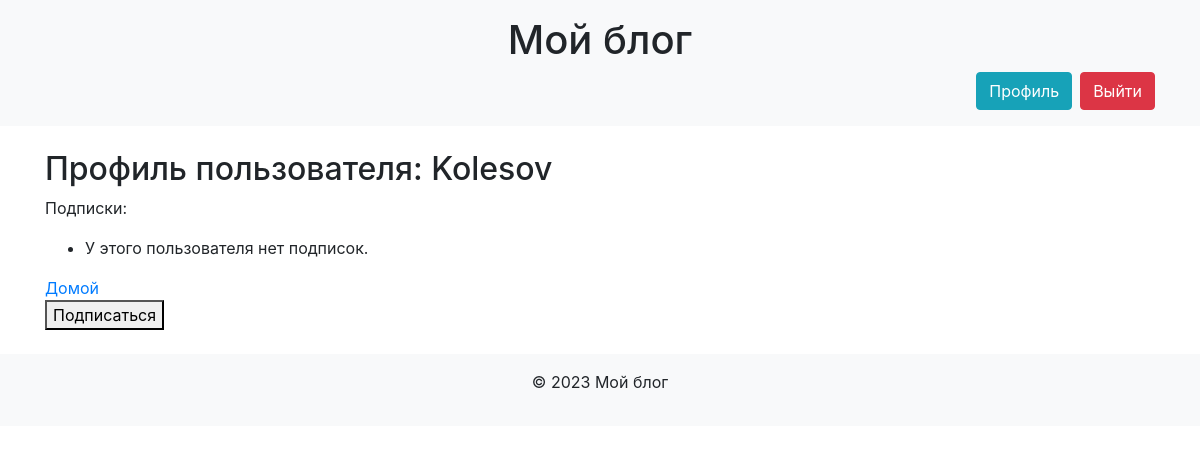
The app's page /profile/Kolesov/ (signed in), older data.
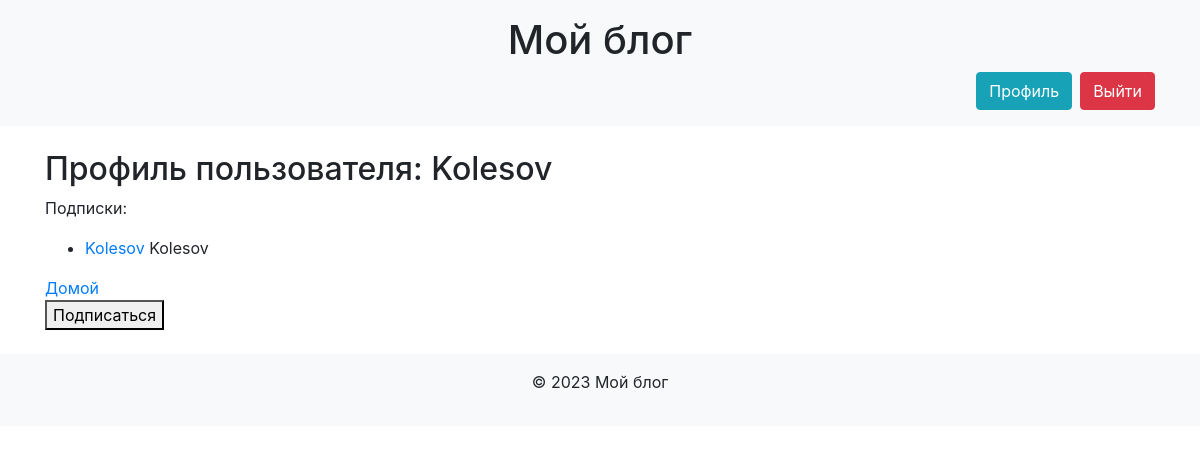
The same page, newer data.
### blog_project/blog/models.py (models this page shows)
class Subscription(models.Model):
    subscriber = models.ForeignKey(User, related_name='subscriptions', on_delete=models.CASCADE)
    subscribed_to = models.ForeignKey(User, related_name='subscribers', on_delete=models.CASCADE)
    class Meta:
        unique_together = ('subscriber', 'subscribed_to')

### blog_project/blog/views.py (the view)
# urls.py: path('profile/<str:username>/', views.user_profile, name='profile'),
@login_required(login_url='login')
def user_profile(request, username):
    user = get_object_or_404(User, username=username)
    subscriptions = user.subscribers.all()
    context = {
        'user': user,
        'subscriptions': subscriptions,
    }
    return render(request, 'blog/profile.html', context)

### blog_project/blog/templates/blog/profile.html (shortened to what this page needs)
<!DOCTYPE html>
<html lang="en">
<head>
    <link rel="stylesheet" href="https://stackpath.bootstrapcdn.com/bootstrap/4.5.2/css/bootstrap.min.css">
</head>
<body>
<header class="bg-light py-3">
    <div class="container">
        <h1 class="text-center">Мой блог</h1>
        {% if user.is_authenticated %}
        <div class="d-flex justify-content-end">
            <a href="{% url 'profile' user.username %}" class="btn btn-info mr-2">Профиль</a>
            <form action="{% url 'logout' %}" method="post">
                <button type="submit" class="btn btn-danger">Выйти</button>
            </form>
        </div>
        {% else %}
        <div class="d-flex justify-content-end">
            <a href="{% url 'login' %}" class="btn btn-primary mr-2">Войти</a>
            <a href="{% url 'register' %}" class="btn btn-success">Зарегистрироваться</a>
        </div>
        {% endif %}
    </div>
</header>
<main class="container py-4">
    {% block content %}
    <h2>Профиль пользователя: {{ user.username }}</h2>
    <p>Подписки:</p>
    <ul>
        {% for subscription in subscriptions %}
            <li>
                <a href="{% url 'profile' subscription.subscribed_to.username %}">{{ subscription.subscribed_to.username }}</a>
                    {{ subscription.subscribed_to.username }}
            </li>
        {% empty %}
            <li>У этого пользователя нет подписок.</li>
        {% endfor %}
    </ul>
    <a href="{% url 'home' %}" class="home-button">Домой</a>
    {% if user.is_authenticated %}
    <form action="{% url 'subscribe' user.id %}" method="post">
        <button type="submit">Подписаться</button>
    </form>
    {% endif %}
    {% endblock %}
</main>
<footer class="bg-light py-3 text-center">
    <p>&copy; 2023 Мой блог</p>
</footer>
</body>
</html>

Row changes from the older to the newer data that the page shows:
added Subscription: subscribed_to.username "Kolesov"
Text that changed along with them:
text no longer shown: "У этого пользователя нет подписок."
